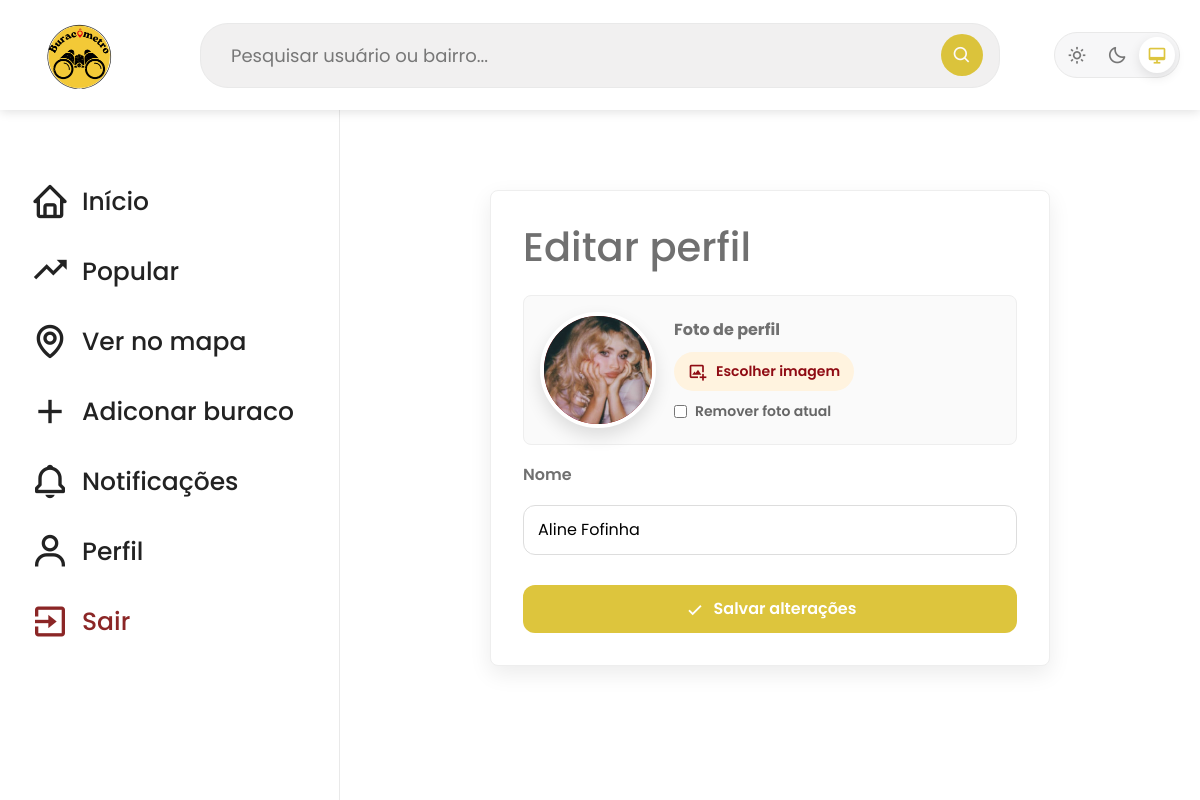
/perfil/editar/ (signed in), run on the app's committed database.
### usuarios/models.py (models this page shows, shortened)
class CustomUser(AbstractUser):
    date_of_birth = models.DateField(null=True, blank=True)
    name = models.CharField(max_length=255, null=True, blank=True)
    foto = models.ImageField(upload_to='perfis/', null=True, blank=True)
    postagens_removidas_por_reporte = models.PositiveIntegerField(default=0)
    objects = UserManager()

### usuarios/views.py (the view, shortened to what this page needs)
# urls.py: path('perfil/editar/', editarPerfilView, name='editarPerfilView'),
@login_required
def editarPerfilView(request):
    return render(request, "usuarios/editar_perfil.html")

### paginas/templatetags/cloudinary_images.py (called while the page is built)
def _cloudinary_transform(url, transformation):
    if not url:
        return ""
    url = str(url)
    if "res.cloudinary.com" not in url or "/upload/" not in url:
        return url
    if f"/upload/{transformation}/" in url:
        return url
    return url.replace("/upload/", f"/upload/{transformation}/", 1)

@register.filter
def cloudinary_avatar(url):
    return _cloudinary_transform(url, "f_auto,q_auto,c_fill,g_face,w_160,h_160")

### principal/context_processors.py (called while the page is built)
def notificacoes_nao_lidas(request):
    if not request.user.is_authenticated:
        return {"notificacoes_nao_lidas": 0}
    return {
        "notificacoes_nao_lidas": Notificacao.objects.filter(
            destinatario=request.user,
            lida=False
        ).count()
    }

### usuarios/templates/usuarios/editar_perfil.html (shortened to what this page needs)
{% extends 'principal/principal.html' %}
{% load static cloudinary_images %}
{% block content %}
<div class="editar-perfil-container">
    <h1>Editar perfil</h1>
    <form class="form-editar-perfil" method="POST" enctype="multipart/form-data">
        <div class="editar-foto-area">
            <label class="editar-foto-preview" for="inputFotoPerfil">
                <div id="previewFotoPerfil" class="preview-foto-perfil">
                    {% if request.user.foto %}
                        <img src="{{ request.user.foto.url|cloudinary_avatar }}" alt="Foto atual">
                    {% else %}
                        <span>{{ request.user.username|slice:":1"|upper }}</span>
                    {% endif %}
                </div>
            </label>
            <div class="editar-foto-acoes">
                <strong>Foto de perfil</strong>
                <label class="btn-escolher-foto" for="inputFotoPerfil">
                    <i class='bx bx-image-add'></i>
                    Escolher imagem
                </label>
                {% if request.user.foto %}
                    <label class="checkbox-remover">
                        <input type="checkbox" name="remover_foto">
                        Remover foto atual
                    </label>
                {% endif %}
            </div>
        </div>
        <label>Nome</label>
        <input type="text" name="nome" value="{{ request.user.name }}">
        <button type="submit" class="btn-salvar-perfil">
            <i class='bx bx-check'></i>
            Salvar alterações
        </button>
    </form>
</div>
{% endblock %}

### paginas/static/paginas/css/principal.css (style rules this page uses)
* { font-family: "Poppins", sans-serif; margin:0; padding: 0; box-sizing: border-box; }
:root { --espacamanto-conteudo: 50px; --body-color:#ffffff; --sidebar-color: #ffffff; --header-color: #ffffff; --card-color: #ffffff; --surface-color: #f7f7f8; --surface-strong-color: #f1f3f5; --border-color: #e9e9e9; --primary-color: #d8bc1fdc; --primary-color-light: #f6f5ff; --togle-color:#DDDD; --heading-color: #222222; --text-color: #707070; --muted-text-color: #777777; --shadow-color: rgba(0,0,0,0.12); --input-color: #ffffff; --search-color: #adaaaa2d; --search-text-color: #222222; --tran-03: all 0.2s ease; --tran-03: all 0.3s ease; --tran-04: all 0.4s ease; --tran-05: all 0.5s ease; }
body { min-height: 100vh; background-color: var(--body-color); color: var(--text-color); }
.editar-perfil-container { max-width: 560px; margin: 60px auto; background: white; padding: 32px; border-radius: 8px; box-shadow: 0 8px 22px rgba(0, 0, 0, 0.08); border: 1px solid #eee; }
.editar-perfil-container h1 { margin-bottom: 24px; }
.form-editar-perfil { display: flex; flex-direction: column; gap: 18px; }
.form-editar-perfil label { font-weight: 600; }
.form-editar-perfil input { padding: 12px 14px; border: 1px solid #ddd; border-radius: 12px; outline: none; }
.editar-foto-area { display: flex; align-items: center; gap: 18px; border: 1px solid #eee; border-radius: 8px; padding: 16px; background: #fafafa; }
.editar-foto-preview { cursor: pointer; }
.preview-foto-perfil { width: 116px; height: 116px; border-radius: 50%; background: #8f0b13; color: white; display: flex; align-items: center; justify-content: center; overflow: hidden; font-size: 42px; font-weight: 700; border: 4px solid white; box-shadow: 0 8px 18px rgba(0,0,0,0.12); }
.preview-foto-perfil img { width: 100%; height: 100%; object-fit: cover; }
.editar-foto-acoes { display: flex; flex-direction: column; align-items: flex-start; gap: 10px; }
.btn-escolher-foto { display: inline-flex; align-items: center; gap: 8px; border-radius: 999px; background: #fff3df; color: #8f0b13; padding: 9px 14px; cursor: pointer; font-size: 14px; font-weight: 700; }
.btn-escolher-foto i { font-size: 20px; }
.form-editar-perfil .btn-salvar-perfil { margin-top: 12px; padding: 12px; border: none; border-radius: 12px; background-color: var(--primary-color); color: white; font-weight: 600; cursor: pointer; display: inline-flex; align-items: center; justify-content: center; gap: 8px; }
.btn-salvar-perfil i { font-size: 22px; }
.checkbox-remover { display: flex; align-items: center; gap: 8px; color: #666; font-size: 14px; font-weight: 500; }
.checkbox-remover input { accent-color: #8f0b13; }

### data on the page
CustomUser: user.foto|cloudinary_avatar (picture), nome "Aline Fofinha"
